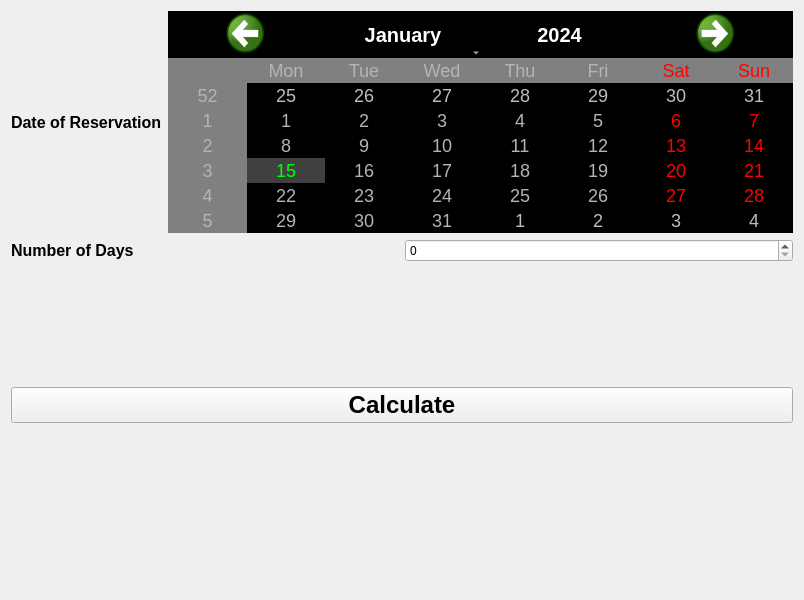
<?xml version="1.0" encoding="UTF-8"?>
<ui version="4.0">
 <class>Form</class>
 <widget class="QWidget" name="Form">
  <property name="geometry">
   <rect>
    <x>0</x>
    <y>0</y>
    <width>600</width>
    <height>600</height>
   </rect>
  </property>
  <property name="windowTitle">
   <string>Form</string>
  </property>
  <layout class="QVBoxLayout" name="verticalLayout">
   <item>
    <layout class="QHBoxLayout" name="horizontalLayout">
     <item>
      <widget class="QLabel" name="label">
       <property name="font">
        <font>
         <pointsize>12</pointsize>
         <weight>75</weight>
         <bold>true</bold>
        </font>
       </property>
       <property name="text">
        <string>Date of Reservation</string>
       </property>
      </widget>
     </item>
     <item>
      <widget class="QCalendarWidget" name="calendarWidget">
       <property name="styleSheet">
        <string notr="true">QCalendarWidget QToolButton {

height:40px;
width:150px;
color:white;
font-size:20px;
icon-size:56px, 56px;
background-color:black;

}

QCalendarWidget QWidget {

alternate-background-color:rgb(128,128,128)

}

QCalendarWidget QAbstractItemView:enabled {

font-size:18px;
color:rgb(180,180,180);
background-color:black;
selection-background-color:rgb(64,64,64);
selection-color:rgb(0,255,0);

}
</string>
       </property>
      </widget>
     </item>
    </layout>
   </item>
   <item>
    <layout class="QHBoxLayout" name="horizontalLayout_2">
     <item>
      <widget class="QLabel" name="label_2">
       <property name="font">
        <font>
         <pointsize>12</pointsize>
         <weight>75</weight>
         <bold>true</bold>
        </font>
       </property>
       <property name="text">
        <string>Number of Days</string>
       </property>
      </widget>
     </item>
     <item>
      <widget class="QSpinBox" name="spinBox"/>
     </item>
    </layout>
   </item>
   <item>
    <spacer name="verticalSpacer">
     <property name="orientation">
      <enum>Qt::Vertical</enum>
     </property>
     <property name="sizeHint" stdset="0">
      <size>
       <width>20</width>
       <height>40</height>
      </size>
     </property>
    </spacer>
   </item>
   <item>
    <widget class="QPushButton" name="pushButton">
     <property name="font">
      <font>
       <pointsize>18</pointsize>
       <weight>75</weight>
       <bold>true</bold>
      </font>
     </property>
     <property name="text">
      <string>Calculate</string>
     </property>
    </widget>
   </item>
   <item>
    <spacer name="verticalSpacer_2">
     <property name="orientation">
      <enum>Qt::Vertical</enum>
     </property>
     <property name="sizeHint" stdset="0">
      <size>
       <width>20</width>
       <height>40</height>
      </size>
     </property>
    </spacer>
   </item>
   <item>
    <widget class="QLabel" name="reservation">
     <property name="font">
      <font>
       <pointsize>12</pointsize>
       <weight>75</weight>
       <bold>true</bold>
      </font>
     </property>
     <property name="text">
      <string/>
     </property>
    </widget>
   </item>
   <item>
    <widget class="QLabel" name="result">
     <property name="font">
      <font>
       <pointsize>12</pointsize>
       <weight>75</weight>
       <bold>true</bold>
      </font>
     </property>
     <property name="text">
      <string/>
     </property>
    </widget>
   </item>
  </layout>
 </widget>
 <resources/>
 <connections/>
</ui>
